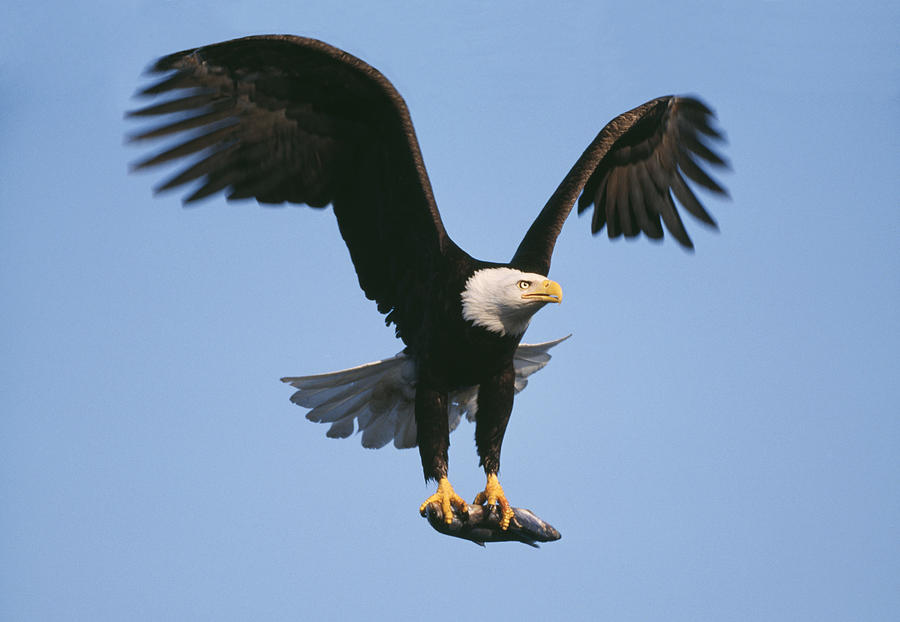
#> input picture HW 2 Image Analysis/Eagle.jpg, 900 x 622 px
$ jupyter execute 'HW2 Q2.ipynb'
#> lines starting #> are read from the running program, lines starting #| are printed output that depends on the picture; after the words box and inside, x2 and y2 are one past the last pixel; in counts of white or black regions, pixels touching at a corner belong together
# HW2 Q2

[cell 1]
import pandas as pd
import numpy as np
import matplotlib.pyplot as plt
import imageio
import scipy.ndimage as ndi
from skimage.util import img_as_ubyte
from skimage import color
import cv2
import math

[cell 2]
# Read and display image
img = imageio.imread('Eagle.jpg')
#> img is the input picture: shape (622, 900, 3); mean R, G, B 127, 152.7, 184.4
img_gray = img_as_ubyte(color.rgb2gray(img))
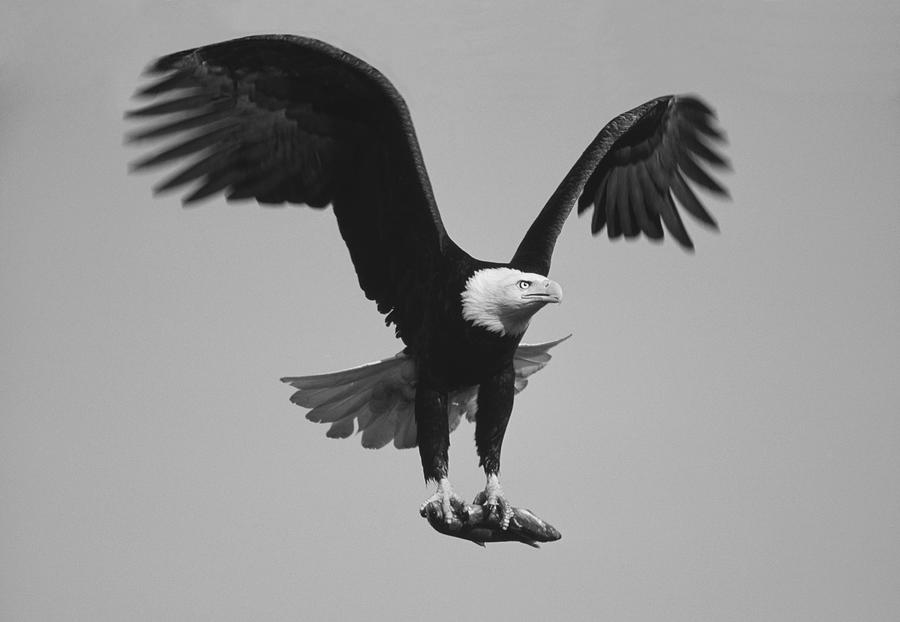
#> img_gray: shape (622, 900); min 3, max 253, mean 149.5
plt.imshow(img_gray,cmap='gray')

**a) Compute the first partial derivatives of the image in the 𝑥 and 𝑦 directions using Sobel operator. Using these derivatives, compute the gradient magnitude of the image. Show how thresholding can affect the gradient image.**

[cell 3]
fig = plt.figure(figsize=(20,20), frameon=False)
ax1 = fig.add_subplot(131)
ax2 = fig.add_subplot(132)
ax3 = fig.add_subplot(133)

m,n = img_gray.shape
#> m = 622; n = 900
x_mask = np.array([[-1,0,1],[-2,0,2],[-1,0,1]])
y_mask = np.array([[-1,-2,-1],[0,0,0],[1,2,1]])

fx = cv2.filter2D(img_gray, -1, x_mask).astype(np.uint8)
fy = cv2.filter2D(img_gray, -1, y_mask).astype(np.uint8)
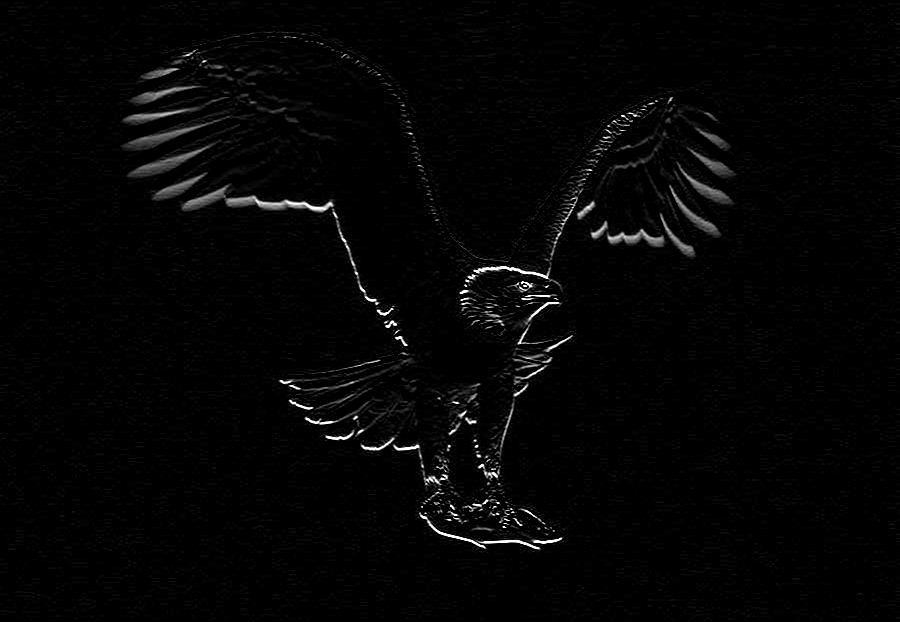
#> fy: shape (622, 900); min 0, max 255, mean 4.7
f = (fx+fy)
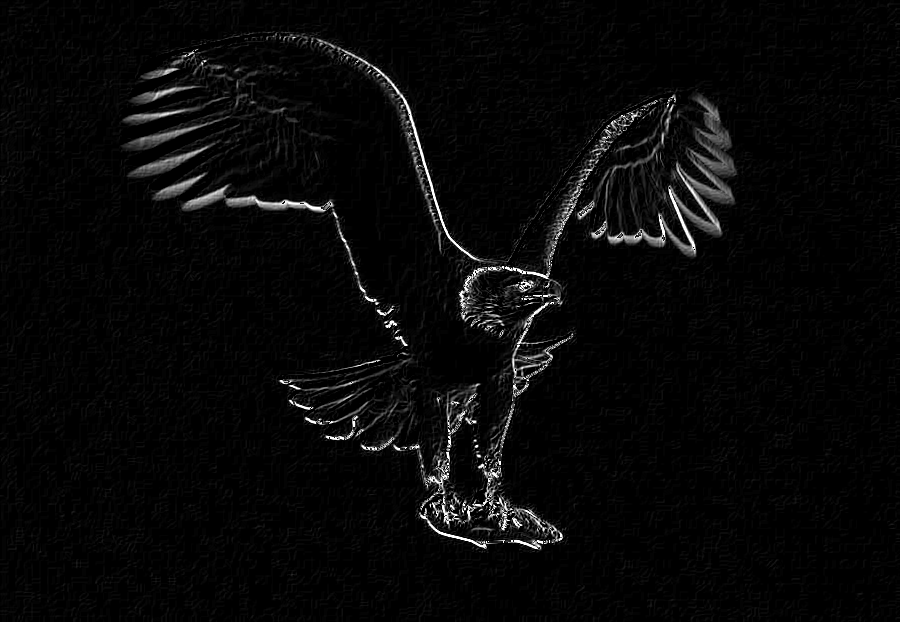
#> f: shape (622, 900); min 0, max 255, mean 8.1

ax1.imshow(fx,cmap='gray')
ax2.imshow(fy, cmap='gray')
ax3.imshow(f,cmap='gray')

ax1.title.set_text('Sobel Edge Detector, X-Direction')
ax2.title.set_text('Sobel Edge Detector, Y-Direction')
ax3.title.set_text('Sobel Edge Detector')

[cell 4]
# Showing different thresholds
fig = plt.figure(figsize=(20,10), frameon=False)
ax1 = fig.add_subplot(221)
ax2 = fig.add_subplot(222)
ax3 = fig.add_subplot(223)
ax4 = fig.add_subplot(224)

ax1.imshow(f>10,cmap='gray')
ax2.imshow(f>50, cmap='gray')
ax3.imshow(f>100,cmap='gray')
ax4.imshow(f>200,cmap='gray')

ax1.title.set_text('Cutoff = 10')
ax2.title.set_text('Cutoff = 50')
ax3.title.set_text('Cutoff = 100')
ax4.title.set_text('Cutoff = 200')

**b) Compute the first partial derivatives of the image in the 𝑥 and 𝑦 directions using Prewitt operator. Using these derivatives, compute the gradient magnitude of the image. Show how thresholding can affect the gradient image.**

[cell 5]
fig = plt.figure(figsize=(20,20), frameon=False)
ax1 = fig.add_subplot(131)
ax2 = fig.add_subplot(132)
ax3 = fig.add_subplot(133)

m,n = img_gray.shape
x_mask_p = np.array([[1,1,1],[0,0,0],[-1,-1,-1]])
y_mask_p = np.array([[-1,0,1],[-1,0,1],[-1,0,1]])

fx_p = cv2.filter2D(img_gray, -1, x_mask_p).astype(np.uint8)
fy_p = cv2.filter2D(img_gray, -1, y_mask_p).astype(np.uint8)
f_p = (fx_p+fy_p).astype(np.uint8)
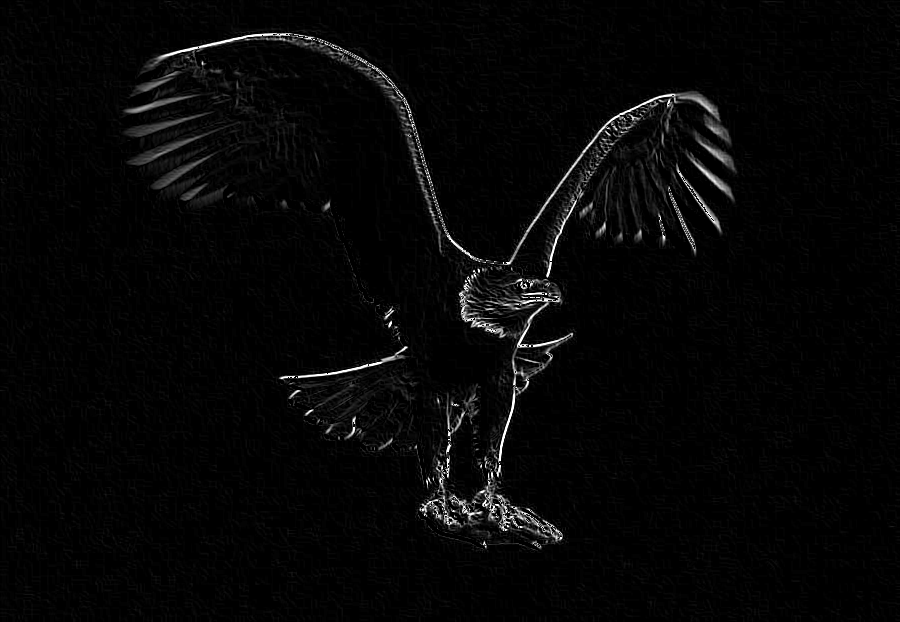
#> f_p: shape (622, 900); min 0, max 255, mean 6.2

ax1.imshow(fx_p,cmap='gray')
ax2.imshow(fy_p, cmap='gray')
ax3.imshow(f_p,cmap='gray')

ax1.title.set_text('Prewitt Edge Detector, X-Direction')
ax2.title.set_text('Prewitt Edge Detector, Y-Direction')
ax3.title.set_text('Prewitt Edge Detector')

[cell 6]
# Showing different thresholds
fig = plt.figure(figsize=(20,10), frameon=False)
ax1 = fig.add_subplot(221)
ax2 = fig.add_subplot(222)
ax3 = fig.add_subplot(223)
ax4 = fig.add_subplot(224)

ax1.imshow(f_p>10,cmap='gray')
ax2.imshow(f_p>50, cmap='gray')
ax3.imshow(f_p>100,cmap='gray')
ax4.imshow(f_p>200,cmap='gray')

ax1.title.set_text('Cutoff = 10')
ax2.title.set_text('Cutoff = 50')
ax3.title.set_text('Cutoff = 100')
ax4.title.set_text('Cutoff = 200')
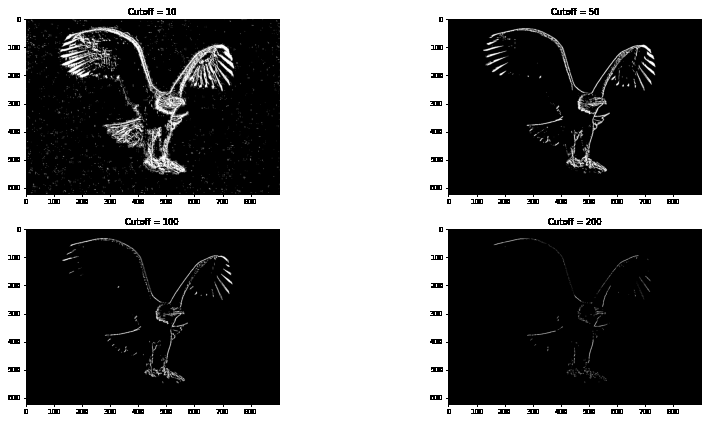
#> figure drawn by matplotlib, 4 panels

**c) Detect edges using Laplacian of Gaussian (LoG). Compute $\nabla^2G$ for $G(x,y)=\frac{1}{2\pi}e^{-\frac{x^2+y^2}{2}}$. Construct a 5x5 LoG kernel and convolve it with the image.**
$\frac{\partial ^2G(x,y)}{\partial x^2} = \frac{1}{2\pi}(x^2-1)e^{-\frac{x^2+y^2}{2}}$, $\frac{\partial ^2G(x,y)}{\partial y^2} = \frac{1}{2\pi}(y^2-1)e^{-\frac{x^2+y^2}{2}}$
$\nabla^2G = \frac{\partial ^2G(x,y)}{\partial x^2} + \frac{\partial ^2G(x,y)}{\partial y^2} = \frac{1}{2\pi}(x^2-1)e^{-\frac{x^2+y^2}{2}} + \frac{1}{2\pi}(y^2-1)e^{-\frac{x^2+y^2}{2}} = \frac{1}{2\pi}e^{-\frac{x^2+y^2}{2}}[(x^2-1)+(y^2-1)]$

[cell 7]
def gradient(x,y): # Assumes sigma = 1
    return (1/(2*math.pi))*((x**2-1)+(y**2-1))*math.exp(-(x**2+y**2)/2)

[cell 8]
def log_filter(size):
#> called with size = 5
    matrix = [[0] * size for i in range(size)]
    vals = [-2,-1,0,1,2]
    for i in range(size):
        for j in range(size):
            row=vals[i]
            col=vals[j]
            matrix[i][j] = gradient(vals[i], vals[j])
    return np.array(matrix)

[cell 9]
# Create kernel matrix and scale so that it sums to 0
log_kernel = log_filter(5)
log_kernel_disc = log_kernel - log_kernel.sum()/25

[cell 10]
result = cv2.filter2D(img_gray, -1, log_kernel_disc)
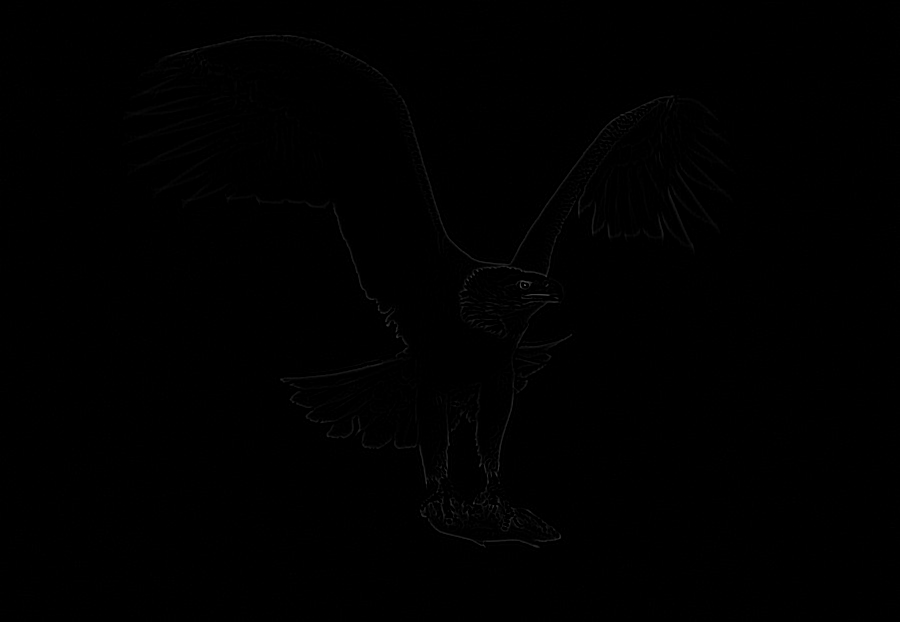
#> result: shape (622, 900); min 0, max 90, mean 0.5
fig = plt.figure(figsize=(14,7), frameon=False)
ax1 = fig.add_subplot(111)

ax1.imshow(result,cmap='gray')
ax1.title.set_text('Laplacian of Gaussian')

**d)  Detect edges using extended Difference of Gaussians (DoG) operator. DoG is a bandpass filter that attenuates all frequencies between the cut-off frequencies of the two Gaussians.**

[cell 11]
# Set parameters
k=1.6
eps=-0.1
gamma=0.98
phi=200
sigma=0.8

[cell 12]
def T(u):
    if u >= eps:
        return 1
    else:
        return 1+np.tanh(phi*(u-eps))

T_vec = np.vectorize(T)

[cell 13]
img_gray = color.rgb2gray(img).astype(np.float64)
low_gauss = cv2.GaussianBlur(img_gray, ksize = (7,7), sigmaX=sigma, borderType=cv2.BORDER_REPLICATE)
high_gauss = cv2.GaussianBlur(img_gray, ksize = (7,7), sigmaX=k*sigma, borderType=cv2.BORDER_REPLICATE)
dog = low_gauss - gamma*high_gauss
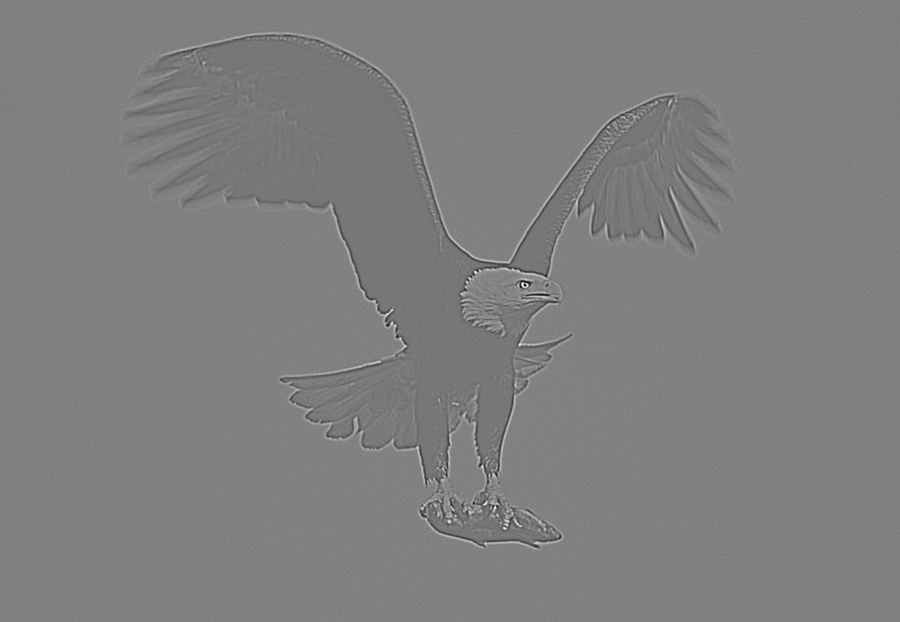
#> dog: shape (622, 900) float64; min -0.139, max 0.162, mean 0.0117; drawn with min black and max white
img_dog = 2.*(dog - np.min(dog))/np.ptp(dog)-1

result_T = T_vec(img_dog).astype(np.uint8)
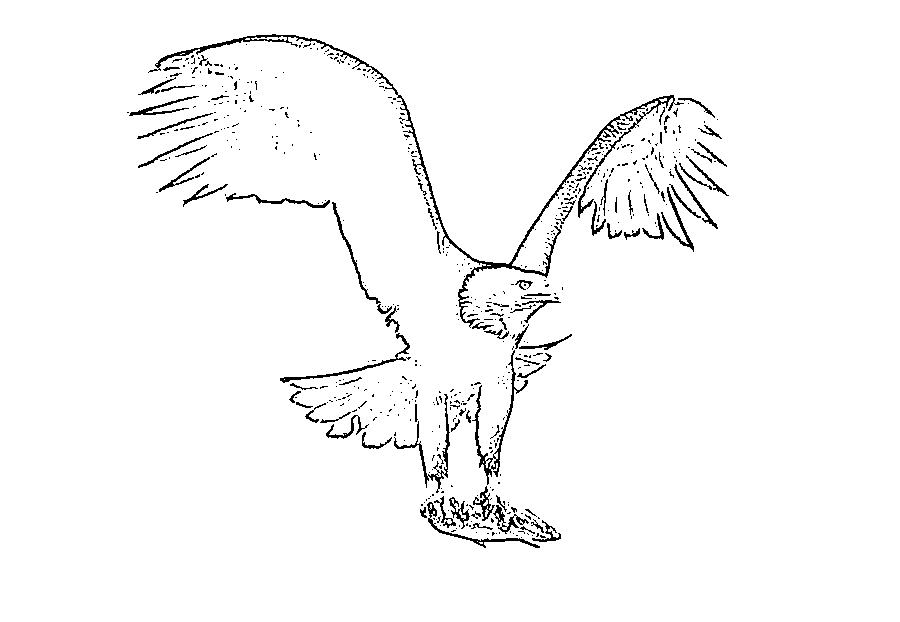
#> result_T: shape (622, 900); values 0 (black) and 1 (white), 97.3% white; black in thin lines or dots, all inside (x1, y1, x2, y2) = (127, 34, 729, 548)

fig = plt.figure(figsize=(14,7), frameon=False)
ax1 = fig.add_subplot(111)

ax1.imshow(result_T,cmap='gray')
ax1.title.set_text('Difference of Gaussian')
